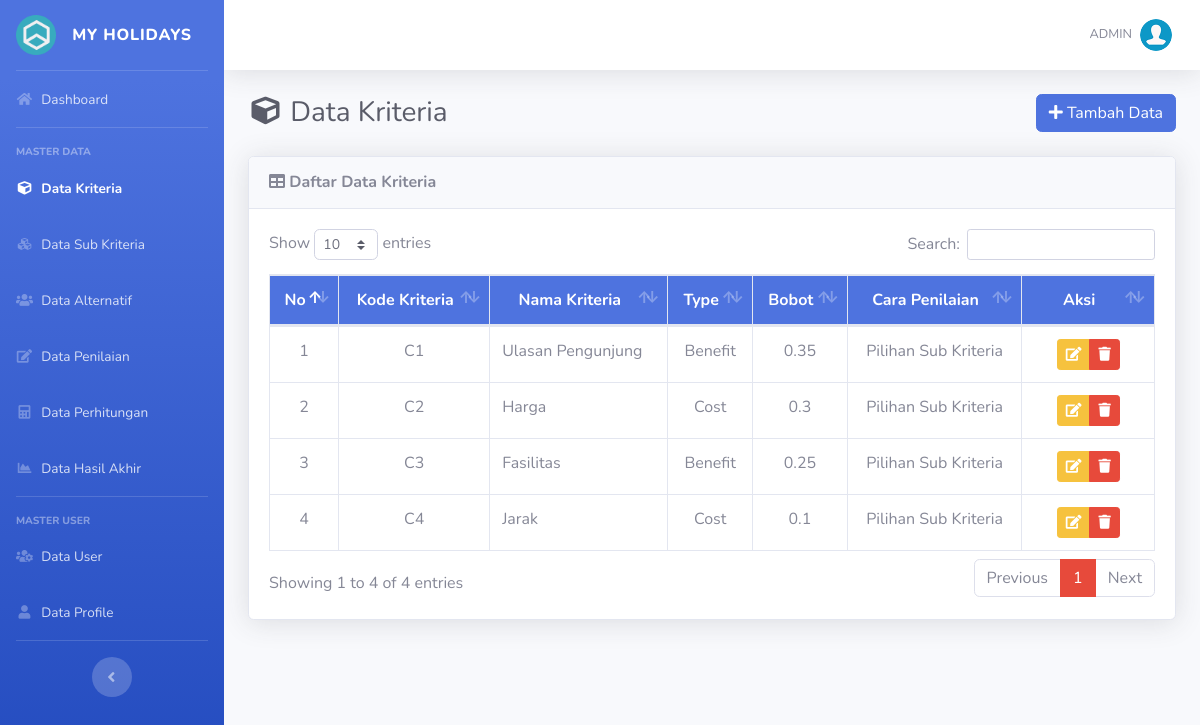
The app's page /list-kriteria.php (signed in) with its own data.
### tables this page shows
CREATE TABLE `kriteria` (
  `id_kriteria` int(11) NOT NULL,
  `kode_kriteria` varchar(10) NOT NULL,
  `nama` varchar(50) NOT NULL,
  `type` enum('Benefit','Cost') NOT NULL,
  `bobot` float NOT NULL,
  `ada_pilihan` tinyint(1) DEFAULT NULL
);

### list-kriteria.php (the view, shortened to what this page needs)
<?php
require_once('includes/init.php');
require_once('template/header.php');
?>
<div class="d-sm-flex align-items-center justify-content-between mb-4">
    <h1 class="h3 mb-0 text-gray-800"><i class="fas fa-fw fa-cube"></i> Data Kriteria</h1>
    <a href="tambah-kriteria.php" class="btn btn-primary"> <i class="fa fa-plus"></i> Tambah Data </a>
</div>
<div class="card shadow mb-4">
    <div class="card-header py-3">
        <h6 class="m-0 font-weight-bold"><i class="fa fa-table"></i> Daftar Data Kriteria</h6>
    </div>
    <div class="card-body">
		<div class="table-responsive">
			<table class="table table-bordered" id="dataTable" width="100%" cellspacing="0">
				<thead class="bg-primary text-white">
					<tr align="center">
						<th>No</th>
						<th>Kode Kriteria</th>
						<th>Nama Kriteria</th>
						<th>Type</th>
						<th>Bobot</th>
						<th>Cara Penilaian</th>
						<th width="15%">Aksi</th>
					</tr>
				</thead>
				<tbody>
				<?php
				$no = 1;
				$query = mysqli_query($koneksi,"SELECT * FROM kriteria ORDER BY kode_kriteria ASC");
				while($data = mysqli_fetch_array($query)):
				?>
					<tr align="center">
						<td><?php echo $no; ?></td>
						<td><?php echo $data['kode_kriteria']; ?></td>
						<td align="left"><?php echo $data['nama']; ?></td>
						<td><?php echo $data['type']; ?></td>
						<td><?php echo $data['bobot']; ?></td>
						<td><?php echo ($data['ada_pilihan']) ? 'Pilihan Sub Kriteria': 'Input Langsung'; ?></td>
						<td>
							<div class="btn-group" role="group">
								<a data-toggle="tooltip" data-placement="bottom" title="Edit Data" href="edit-kriteria.php?id=<?php echo $data['id_kriteria']; ?>" class="btn btn-warning btn-sm"><i class="fa fa-edit"></i></a>
								<a  data-toggle="tooltip" data-placement="bottom" title="Hapus Data" href="hapus-kriteria.php?id=<?php echo $data['id_kriteria']; ?>" onclick="return confirm ('Apakah anda yakin untuk meghapus data ini')" class="btn btn-danger btn-sm"><i class="fa fa-trash"></i></a>
							</div>
						</td>
					</tr>
					<?php
					$no++;
					endwhile; ?>
				</tbody>
			</table>
		</div>
	</div>
</div>
<?php
require_once('template/footer.php');
?>

### records on screen
kriteria: kode_kriteria "C1", nama "Ulasan Pengunjung", type "Benefit", bobot "0.35", ada_pilihan "Pilihan Sub Kriteria"
kriteria: kode_kriteria "C2", nama "Harga", type "Cost", bobot "0.3", ada_pilihan "Pilihan Sub Kriteria"
kriteria: kode_kriteria "C3", nama "Fasilitas", type "Benefit", bobot "0.25", ada_pilihan "Pilihan Sub Kriteria"
kriteria: kode_kriteria "C4", nama "Jarak", type "Cost", bobot "0.1", ada_pilihan "Pilihan Sub Kriteria"

### other values on screen
$_SESSION['username'] "ADMIN"
